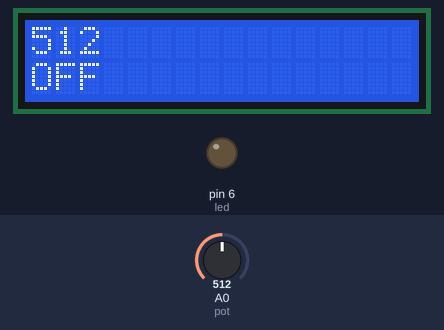
A sketch run on a simulated Arduino Uno, built with avr-gcc and run on an emulated ATmega328P. Parts: 16×2 character LCD, output pins drawn as LEDs (lit = HIGH). The test bench sets the inputs (shaded band); at power-on: A0 (pot) = 512. What the sketch prints to the serial monitor is not drawn.

Above: at 1.2 s.
1.3 s: A0 (pot) set to 586
At 1.6 s:
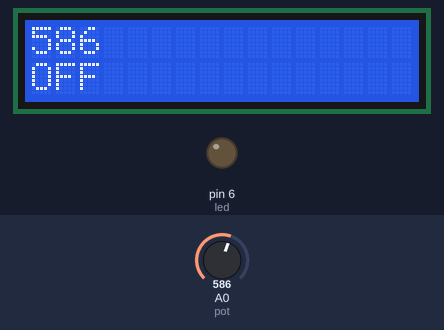
2.8 s: A0 (pot) set to 616
At 3.9 s:
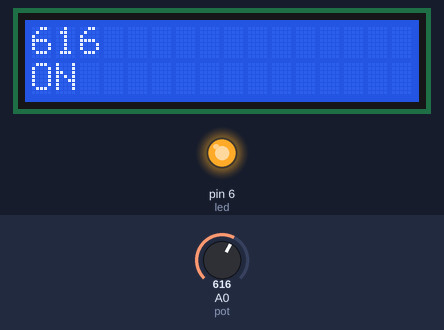
4.3 s: A0 (pot) set to 0
At 5.0 s:
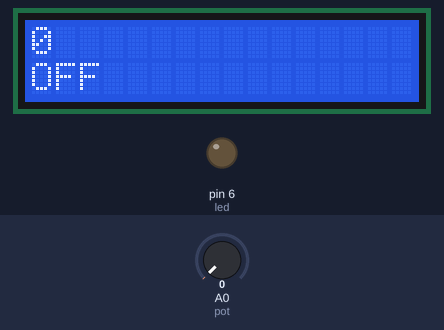
Timing chart, 0 to 7.3 s (numbered marks = the images above; inputs shaded):
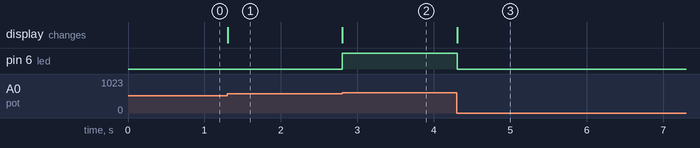

The sketch:

LCD-3.ino
```cpp
#include <LiquidCrystal.h>
LiquidCrystal lcd(12, 11, 5, 4 ,3, 2);
int led=6;
int pot=A0;
int valorPot=0;

void setup() {
  lcd.begin(16, 2);
  pinMode(led,OUTPUT);
  pinMode(pot,INPUT);
  Serial.begin(9600);
}

void loop() {
  lcd.setCursor(0,0);
  valorPot=analogRead(pot);
  lcd.println(valorPot);
  Serial.println(valorPot);

  lcd.setCursor(0,1);
  if(valorPot>600){
    digitalWrite(led,HIGH);
    lcd.println("ON ");
  }
  else{
    digitalWrite(led,LOW);
    lcd.println("OFF");
  }
}
```

Measured:
- the behaviour switches between 600 and 601 on A0 (pot) (found by bisection; images 1 and 2)
- after the input at 1.3 s, the display: changes at once (image 1)
- after the input at 2.8 s, pin 6 (led): LOW → HIGH at once; the display: changes at once (image 2)
- after the input at 4.3 s, pin 6 (led): HIGH → LOW at once; the display: changes at once (image 3)
